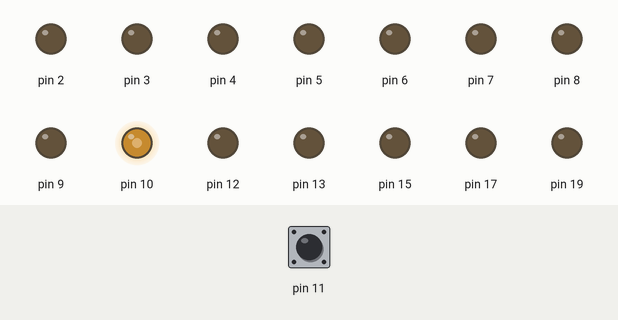
A sketch run on a simulated Arduino Uno, built with avr-gcc and run on an emulated ATmega328P. On the bench: output pins drawn as LEDs (lit = HIGH). The inputs (shaded band) are chosen by the test bench; at power-on: pin 11 LOW.

Above: at 0.8 s.
0.9 s: pin 11 pulled LOW for 0.15 s
At 1.9 s:
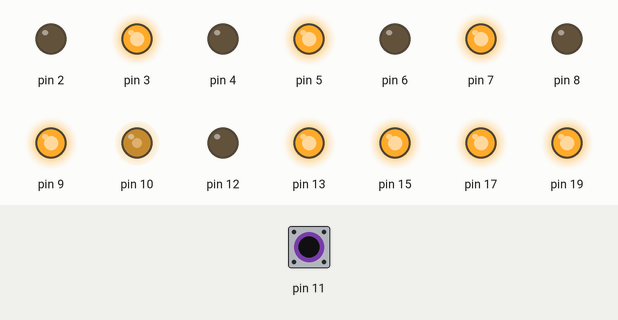
Timing chart, 0 to 3.9 s (numbered marks = the images above; inputs shaded):
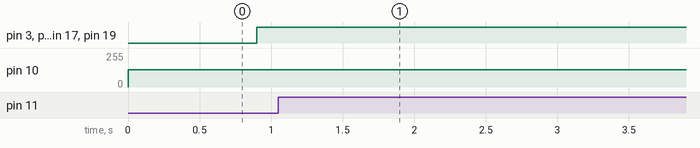

Measured:
- after the input at 0.9 s, pin 3, pin 5, pin 7, pin 9, pin 13, pin 15, pin 17, pin 19: LOW → HIGH at once

The sketch:

LEViathan_Code_Arduino_UNO.ino
```cpp
#include <avr/io.h>
#include <avr/interrupt.h>
#include <avr/power.h>
#include <avr/pgmspace.h>

#define N_DIVS 24

// --- State Variables ---
static uint8_t ofsZT = 0, ofsAD = 0, ofsWS = 0;
static uint8_t invM = 0, invB = 0, invN = 0;

static uint8_t tableD[N_DIVS], tableB[N_DIVS], tableC[N_DIVS];

const uint8_t baseWave[24] PROGMEM = {
  1,1,1,1,1,1,1,1,1,1,1,1,0,0,0,0,0,0,0,0,0,0,0,0
};

#define MASK_D 0b11111100
#define MASK_B 0b00110011
#define MASK_C 0b00111111

void uart_init() {
  UBRR0H = 0;
  UBRR0L = 16; // 115200 baud
  UCSR0A = _BV(U2X0);
  UCSR0B = _BV(RXEN0) | _BV(TXEN0);
  UCSR0C = _BV(UCSZ01) | _BV(UCSZ00);
}

uint8_t get_state(uint8_t step, uint8_t ofs, uint8_t inv) {
  return (pgm_read_byte(&baseWave[(step + ofs) % 24]) ^ inv);
}

void rebuild_tables() {
  for (uint8_t s = 0; s < N_DIVS; ++s) {
    uint8_t d = 0, b = 0, c = 0;
    uint8_t m1 = (ofsAD + ofsWS) % 24, m2 = ofsWS, m3 = ofsAD, m4 = 0;

    if (get_state(s, m1 + ofsZT, invM ^ invB ^ invN)) d |= (1<<PD2); else d |= (1<<PD3);
    if (get_state(s, m1, invB ^ invN))               d |= (1<<PD4); else d |= (1<<PD5);
    if (get_state(s, m2 + ofsZT, invM ^ invN))        d |= (1<<PD6); else d |= (1<<PD7);
    if (get_state(s, m2, invN))                      b |= (1<<PB0); else b |= (1<<PB1);
    if (get_state(s, m3 + ofsZT, invM ^ invB))        b |= (1<<PB4); else b |= (1<<PB5);
    if (get_state(s, m3, invB))                      c |= (1<<PC0); else c |= (1<<PC1);
    if (get_state(s, m4 + ofsZT, invM))               c |= (1<<PC2); else c |= (1<<PC3);
    if (get_state(s, m4, 0))                         c |= (1<<PC4); else c |= (1<<PC5);

    tableD[s] = d; tableB[s] = b; tableC[s] = c;
  }
}

// --- Precise Timing Macro ---
// Each FIRE now takes ~16 cycles.
// 16 cycles * 24 steps = 384 cycles.
// This leaves only 16 cycles of "gap", making the transition almost invisible.
#define FIRE(n) \
  PORTD = tableD[n]; PORTB = tableB[n]; PORTC = tableC[n]; \
  __asm__ __volatile__ ("nop\nnop\nnop\nnop\nnop\nnop\nnop\n");

void setup() {
  DDRD |= MASK_D; DDRB |= MASK_B; DDRC |= MASK_C;
  DDRB &= ~(1 << PB3); PORTB |= (1 << PB3);

  cli();
  TCCR1A = _BV(WGM10) | _BV(WGM11) | _BV(COM1B1);
  TCCR1B = _BV(WGM12) | _BV(WGM13) | _BV(CS10);
  OCR1A = 399; OCR1B = 200;
  DDRB |= (1 << PB2);
  sei();

  power_adc_disable(); power_spi_disable(); power_twi_disable(); power_timer0_disable();
  uart_init();
  rebuild_tables();

  cli();

  while (1) {
    // 1. Check UART for commands
    if (UCSR0A & _BV(RXC0)) {
      uint8_t ch = UDR0;
      uint8_t changed = 1;
      if (ch == 't') ofsZT = (ofsZT + 1) % 24;
      else if (ch == 'z') ofsZT = (ofsZT + 23) % 24;
      else if (ch == 'a') ofsAD = (ofsAD + 1) % 24;
      else if (ch == 'd') ofsAD = (ofsAD + 23) % 24;
      else if (ch == 'w') ofsWS = (ofsWS + 1) % 24;
      else if (ch == 's') ofsWS = (ofsWS + 23) % 24;
      else if (ch == 'm') invM = !invM;
      else if (ch == 'b') invB = !invB;
      else if (ch == 'n') invN = !invN;
      else if (ch == 'o') { ofsZT=0; ofsAD=0; ofsWS=0; invM=0; invB=0; invN=0; }
      else { changed = 0; }

      if (changed) rebuild_tables();
    }

    // 2. Wait for Sync Low (Start of 40kHz cycle)
    while (PINB & 0b00001000);

    // 3. High-Precision Pulse Train
    FIRE(0) FIRE(1) FIRE(2) FIRE(3) FIRE(4) FIRE(5)
    FIRE(6) FIRE(7) FIRE(8) FIRE(9) FIRE(10) FIRE(11)
    FIRE(12) FIRE(13) FIRE(14) FIRE(15) FIRE(16) FIRE(17)
    FIRE(18) FIRE(19) FIRE(20) FIRE(21) FIRE(22) FIRE(23)

    // 4. Wait for Sync High (End of 40kHz cycle)
    while (!(PINB & 0b00001000));
  }
}
void loop() {}
```
